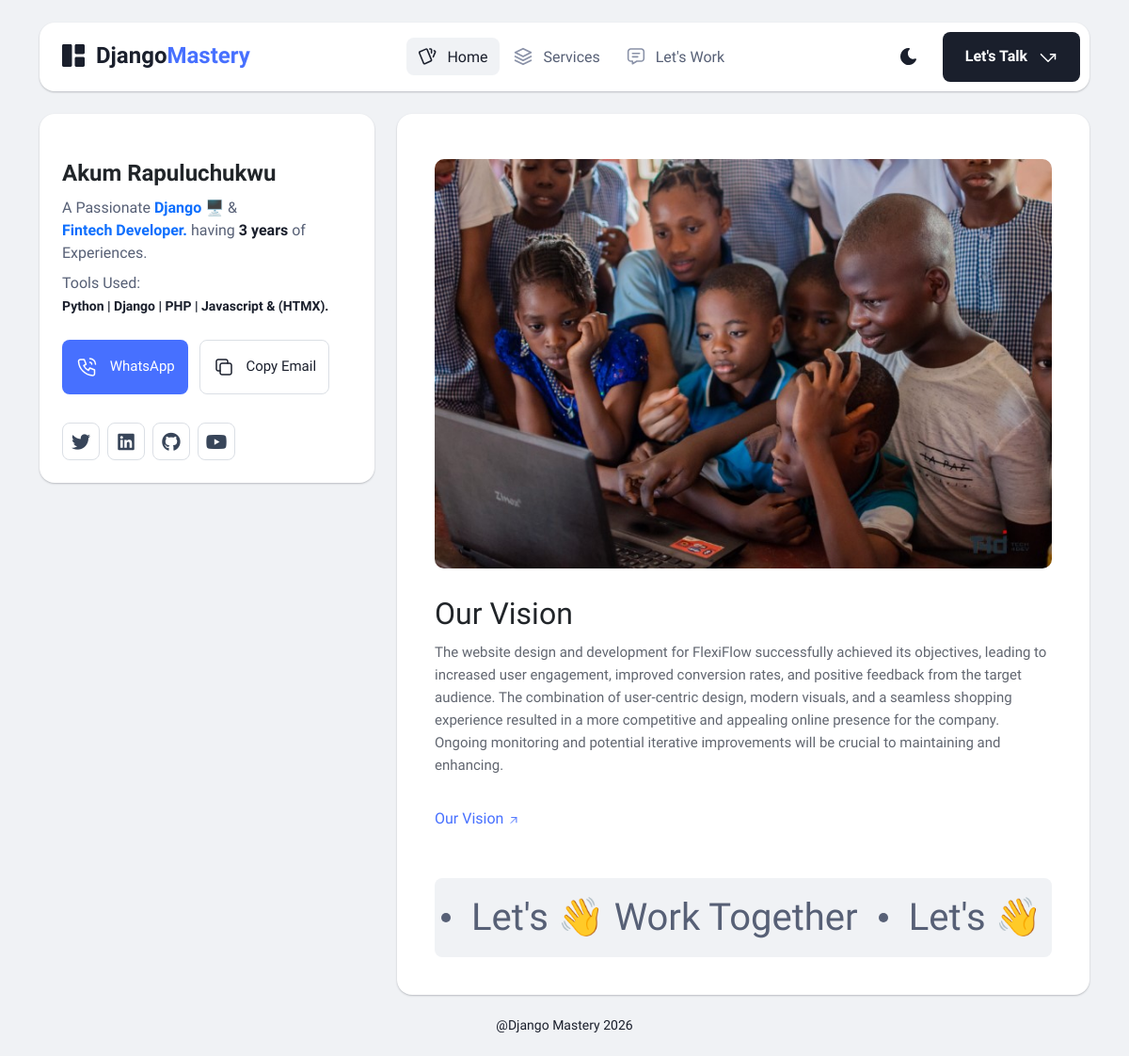
The page /post/django-masterybqTGKm3uzM/ on the database its author committed.
### core/models.py (models this page shows, shortened)
class Portfolio(models.Model):
    pid = ShortUUIDField(length=10, max_length=10, prefix="django-mastery", alphabet=shortuuid.get_alphabet())
    title = models.CharField(max_length=200)
    description = CKEditor5Field('Text', config_name='extends')
    image = models.ImageField(upload_to="portfolio/", null=True, blank=True)
    status = models.CharField(max_length=50, choices=STATUS_CHOICE, default="draft")
    date = models.DateTimeField(auto_now_add=True)
    site_url = models.URLField(max_length=200, blank=True)
    class Meta:
        ordering = ['-date']

### core/views.py (the view)
# urls.py: path("post/<pid>/", views.portfolio_detail, name="portfolio_detail"),
def portfolio_detail(request, pid):
    post = core_models.Portfolio.objects.get(pid=pid, status="Published")
    context = {"post": post}
    return render(request, "core/portfolio_detail.html", context)

### core/templates/core/portfolio_detail.html
{% extends 'partials/base.html' %}
{% load static %}
{% block content %}
    <div id="page-content">
        <header class="header-area">
            {% include 'includes/nav.html' %}
        </header>
        <main>
            <section class="content-box-area mt-4">
                <div class="container">
                    <div class="row g-4">
                        <div class="col-xl-4">
                            <div class="card profile-card">
                                <div class="card-body">
                                    {% include 'includes/side-profile.html' %}
                                </div>
                            </div>
                        </div>
                        <div class="col-xl-8">
                            <div class="card content-box-card">
                                <div class="card-body portfolio-card">
                                    <div class="portfolio-details-area">
                                        <div class="main-image">
                                            <img src="{{post.image.url}}" alt="project-details-1" />
                                        </div>
                                        <div class="more-info-block mt-4">
                                            <h3 class="more-info-title" style="margin-bottom: -15px;">{{post.title}}</h3>
                                            <p> {{post.description|safe}} </p>
                                        </div>
                                        <div class="portfolio-details-text">
                                            <div class="short-info">
                                                <div class="info-item">
                                                    <a href="{{ post.site_url }}" target="_blank" class="website">
                                                        {{post.title}}
                                                        <svg
                                                            class="arrow-up"
                                                            width="14"
                                                            height="15"
                                                            viewBox="0 0 14 15"
                                                            fill="none"
                                                            xmlns="http://www.w3.org/2000/svg"
                                                        >
                                                            <path
                                                                d="M9.91634 4.5835L4.08301 10.4168"
                                                                stroke-linecap="round"
                                                                stroke-linejoin="round"
                                                            ></path>
                                                            <path
                                                                d="M4.66699 4.5835H9.91699V9.8335"
                                                                stroke-linecap="round"
                                                                stroke-linejoin="round"
                                                            ></path>
                                                        </svg>
                                                    </a>
                                                </div>
                                            </div>
                                        </div>
                                    </div>
                                    <div class="work-together-slider">
                                        {% include 'includes/work-together.html' %}
                                    </div>
                                </div>
                            </div>
                        </div>
                    </div>
                </div>
            </section>
        </main>
{% endblock content %}

### core/templates/partials/base.html (shortened to what this page needs)
{% load static %}
<!doctype html>
<html lang="en">
    <head>
        <link rel="stylesheet" href="{% static 'assets/css/bootstrap.min.css' %}" />
        <link rel="stylesheet" href="{% static 'assets/fontawsome/css/all.min.css' %}" />
        <link rel="stylesheet" href="{% static 'assets/fontawsome/css/fontawesome.min.css' %}" />
        <link rel="stylesheet" href="{% static 'assets/css/slick.css' %}" />
        <link rel="stylesheet" href="{% static 'assets/css/magnific-popup.css' %}" />
        <link rel="stylesheet" href="{% static 'assets/css/style.css' %}" />
        <link rel="stylesheet" href="{% static 'assets/css/responsive.css' %}" />
    </head>
    <body>
        {% block content %}{% endblock content %}
        <footer class="footer-area">
            <div class="container">
                <div class="text text-center">
                    <p>@Django Mastery 2026</p>
                </div>
            </div>
        </footer>
    </body>
</html>

### core/templates/includes/nav.html (shortened to what this page needs)
{% load static %}
<nav class="navbar">
    <div class="container">
        <div class="menu-container">
            <div class="logo">
                <a class="navbar-brand me-0" href="/">
                    <span>Django<span class="primary">Mastery</span></span>
                </a>
            </div>
            <div class="navbar-main d-flex flex-grow-1">
                <ul class="navbar-info mx-auto">
                    <li class="nav-item">
                        <a class="nav-link active" href="/">
                            Home
                        </a>
                    </li>
                    <li class="nav-item">
                        <a class="nav-link" href="{% url 'portfolio:service' %}">
                            Services
                        </a>
                    </li>
                    <li class="nav-item">
                        <a class="nav-link" href="{% url 'portfolio:contact' %}">
                            Let's Work
                        </a>
                    </li>
                </ul>
                <div class="header-right-info d-flex align-items-center">
                    <button class="theme-control-btn">
                        <span class="dark">
                        </span>
                    </button>
                    <a href="https://x.com/djangomastery" target="_blank" class="lets-talk-btn">
                        Let's Talk
                    </a>
                </div>
            </div>
        </div>
    </div>
</nav>

### core/templates/includes/side-profile.html (shortened to what this page needs)
{% load static %}
<div class="text">
    <h3 class="card-title">Akum Rapuluchukwu</h3>
    <p>
        A Passionate <span class="text-primary">Django</span> 🖥️ &
        <span class="text-primary">Fintech Developer.</span> having <span>3 years</span> of
        Experiences.
    </p>
    <p>
        Tools Used:
        <span><small>Python | Django | PHP | Javascript & (HTMX). </small></span>
    </p>
    <div class="common-button-groups">
        <a class="btn btn-call" href="https://wa.me/2348143762350" target="_blank">
            WhatsApp
        </a>
        <button class="btn btn-copy" data-clipboard-text="djangomastery0@gmail.com">
            Copy Email
        </button>
    </div>
    <div class="social-media-icon">
        <ul class="list-unstyled">
            <li>
                <a href="https://x.com/djangomastery" target="_blank"><i class="fab fa-twitter"></i></a>
            </li>
            <li>
                <a href="https://linkedin.com/in/akum-rapuluchukwu-622747282" target="_blank"><i class="fab fa-linkedin"></i></a>
            </li>
            <li>
                <a href="#"><i class="fab fa-github"></i></a>
            </li>
            <li>
                <a href="https://www.youtube.com/channel/UCMcR6QqZzMSHj-PH8cWLhRg" target="_blank"><i class="fab fa-youtube"></i></a>
            </li>
        </ul>
    </div>
</div>

### core/templates/includes/work-together.html (shortened to what this page needs)
{% load static %}
<div class="slider-main d-flex gap-4 align-items-center">
    <div class="slider-item">
        <a href="contact.html">Let's 👋 Work Together</a>
        <a href="contact.html">Let's 👋 Work Together</a>
    </div>
</div>

### static/assets/css/responsive.css (style rules this page uses)
@media (max-width:1399.98px) { .common-button-groups .btn { padding: 16px 13px; font-size: 15px; } }
@media (max-width:1399.98px) { .card-title { gap: 15px; } }

### rows shown on the page
Portfolio: image (picture), title "Our Vision", description "The website design and development for FlexiFlow successfully achieved its objectives, leading to increased user engagement, improved conversion rates, and positive feedback from the target audience. The combination of user-centric design, modern visuals, and a seamless shopping experience resulted in a more competitive and appealing online presence for the company. Ongoing monitoring and potential iterative improvements will be crucial to maintaining and enhancing."
